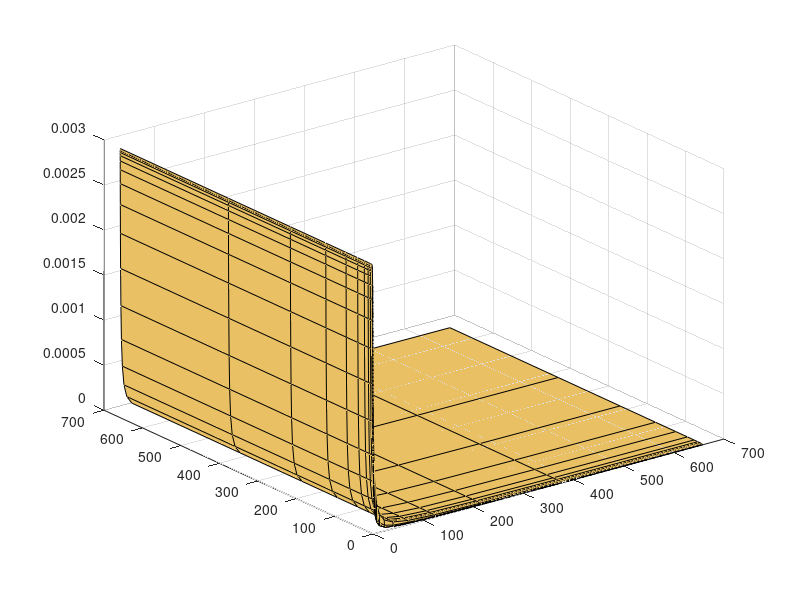

Here is the MATLAB script that generated this plot: (Note: this script raises an error after producing the figure.)
function modeling_02_generatePredictions_6AnR_noInputGradients
% DESCRIPTION
% Script for generating predictions for the rate of transcription as a
% function of activator and repressor concentrations.

%% Input
% activator concentration regime, repressor concentration regime,
% 

% For this, we don't know how this system works actually, meaning the way
% repressor works, also it doesn't seem like that simple (not a direct
% competition, nor a direct repression to the RNAP recruitment). But, from
% our theoretical exploration, it doesn't seem to be distinguishable by
% modeling. 
% Thus, maybe it's better to make this script to be able to compare the
% results from different models 
% : not just for adding complexity (from Hill model to individual sites), 
% but also deal with different scenarios of repression (not sure if this is necessary)

%% Color definition
% This is defining the line color
colorDict = struct();
colorDict.blue = [115,143,193]/255; %[115,143,170]/255;
colorDict.red =  [213,108,85]/255; %[200,108,85]/255;
colorDict.yellow = [234,194,100]/255;
colorDict.cyan = [108,188,233]/255;
colorDict.magenta = [208,109,171]/255;
colorDict.lightBlue = [115,142,193]/255;
colorDict.purple = [171,133,172]/255;
colorDict.green =  [122,169,116]/255; %[122,150,116]/255;
colorDict.brown = [179,155,142]/255;
colorDict.darkgreen = [126,157,144]/255;

ColorChoice = [colorDict.purple; colorDict.green; colorDict.blue; colorDict.red; colorDict.brown]; % 4 embryos max. it could be extended easily
%% Model
% Hill model of 6 activator sites + n repressor sites
clear bound
clear P_bound_1RepSite
clear partitionFunct

A = logspace(-3,3,100);
R = logspace(-3,3,100);

p = 0.001;
wAP = 3;
%wRP = 0;
wRP = 0.001;

for i=1:length(A)
    for j=1:length(R)
        partitionFunct(i,j) = (1+A(i).^6 + R(j) + A(i).^6*R(j)) +...
                                p*(1+A(i).^6*wAP + R(j)*wRP + A(i).^6*R(j)*wAP*wRP);
        bound(i,j) = p*(1+A(i).^6*wAP + R(j)*wRP + A(i).^6*R(j)*wAP*wRP);
    end
end

P_bound_1RepSite = bound./partitionFunct;


% plot the P_bound as a 3D plot of Activator and Repressor regime
[X,Y] = meshgrid(A,R);
interval = 4;
surf(A(1:interval:end),R(1:interval:end),P_bound_1RepSite(1:interval:end,1:interval:end),...
        'FaceColor',[234,194,100]/256)%,...
        %[255,237,206]/256; % light brown
        
% plot on top of the 3D surface plot
hold on
% 1) keep the Runt constant, going from high to low Bicoid regime
index_1 = 10;
plot3(R(index_1)*ones(length(A(1:interval:end))),...
        A(1:interval:end),...
        P_bound_1RepSite(1:interval:end,index_1),'LineWidth',3,'Color','r') %ColorChoice(4,:)) % red
% 2) keep the Bicoid constant, going from high to low Bicoid regime
index_2 = 55;
plot3(R(1:interval:end),...
        A(index_2)*ones(length(A(1:interval:end))),...
        P_bound_1RepSite(index_2,1:interval:end),'LineWidth',3,'Color','b') %ColorChoice(4,:)) % red



% x, y as log scale
set(gca,'XScale','log')
set(gca,'YScale','log')

% get rid of Ticks
set(gca,'xticklabel',[])
set(gca,'yticklabel',[])
set(gca,'zticklabel',[])

box on
grid on
alpha 0.5 % transparency
colorbar( 'off')

ylabel('Bicoid')
xlabel('Runt')
zlabel('RNAP loading rate')
StandardFigure(gcf,gca)

view(-30,60)

% save the plot
% Save the figures
FigPath = 'S:\YangJoon\Dropbox\OpposingGradientsFigures\Modeling\ThesisMeeting_6A1R_model_20200824';
%saveas(gcf,[figPath,filesep,'prediction_act_rep_3D','.tif']); 
%saveas(gcf,[figPath,filesep,'prediction_act_rep_3D','.pdf']); 
exportgraphics(gcf,[FigPath, filesep,'model_prediction_noInputGradients.pdf'],'ContentType','vector')
%% Plot the actual Bicoid and Runt protein concentration gradient on top as a line.
% AP axis as from 20-60%
AP = 0.2:0.025:0.8;
% Bcd : using the length constant of 0.2
Bcd = exp(-5*AP);
Bcdscale = 25;
Bcd = Bcdscale*Bcd;

% Bcd, Runt : using the time-averaged data
filePath = 'S:\YangJoon\Dropbox\OpposingGradient\OpposingGradients_ProcessedData\AveragedDatasets_Feb2020';
BcdData = load([filePath, filesep, 'Bcd-Averaged.mat'])
RuntData =  load([filePath, filesep, 'Runt_TimeAveraged_mixedSex_NC14.mat'])

% Average over the 10 minutes into nc14
Bcd_nc13 = BcdData.nc13;
Bcd_nc14 = BcdData.nc14;
BcdFluo = BcdData.MeanVectorAP;
BcdTime = BcdData.ElapsedTime;
BcdFluoSD = BcdData.SDVectorAP;
BcdFluoSE = BcdData.SEVectorAP;

%% generate Bcd time traces and spatial gradient plots
% Bicoid concentration time trace (20%)
APbin = 11; % 25%

hold on
errorbar(BcdTime(Bcd_nc13:end) - BcdTime(Bcd_nc13),...
            BcdFluo(Bcd_nc13:end,APbin),...
            BcdFluoSE(Bcd_nc13:end,APbin))
        
xline(18,'--')

xlim([0 60])
        
xlabel('time (min)')
ylabel('Bicoid concentration (AU)')


box on
StandardFigure(gcf,gca)

% save the plots

%% time-average over 10 min into nc14
% Bicoid concentration time trace (20%)
time_window = 10; % min
tFrame = median(diff(BcdTime));

Nstep_window = floor(time_window/tFrame);

BcdFluo_tAveraged = nanmean(BcdFluo(Bcd_nc14:Bcd_nc14+Nstep_window,:));
BcdFluo_tAveraged_SE = nanmean(BcdFluoSE(Bcd_nc14:Bcd_nc14+Nstep_window,:));

APaxis = 0:0.025:1;

figure
hold on
errorbar(APaxis(10:end), BcdFluo_tAveraged(10:end), BcdFluo_tAveraged_SE(10:end))

xlim([0.2 0.6])
ylim([0 600])
       
xlabel('embryo length')
ylabel('Bicoid concentration (AU)')


box on
StandardFigure(gcf,gca)

%% Bcd extrapolation
BcdFluo_extrap = interp1(0.225:0.025:0.6, BcdFluo_tAveraged(10:25), 0.2:0.025:0.8, 'linear','extrap')


%%
RuntFluo_tAveraged = RuntData.AveragedFluo_tAveraged_mixed(2,:); % averaged within the 10 min into nc14

RuntFluo = RuntFluo_tAveraged;
RuntFluo_tAveraged(isnan(RuntFluo)) = [];
APaxis = 0:0.025:1;
APaxis(isnan(RuntFluo)) = [];

% extrapolate the posterior data points
RuntFluo_extrap = interp1(APaxis, RuntFluo_tAveraged, 0.2:0.025:0.8, 'linear','extrap')

Run = RuntFluo_extrap; % taking only 20-80% of AP axis

Run = Run/30;
Runscale = 0.01;

Run = Run*Runscale;

%% different sources of Bicoid (Liz and Jonathan)
BcdData_EE_JL = load('S:\YangJoon\Dropbox\OpposingGradient\eGFP-Bcd-From-Liz-Jonathan\BcdLevelsNC13.mat');

% extract data from 0.2-0.8 
BcdFluoTemp = nanmean(BcdData_EE_JL.BcdNC13Ant);
BcdFluo_NC13(1:17) = BcdFluoTemp(9:25); %20-60%

BcdFluoTemp = nanmean(BcdData_EE_JL.BcdNC13Pos);
BcdFluo_NC13(18:25) = BcdFluoTemp(26:33); %62.5-80%

%% generate plots of Bicoid and Runt spatial gradient

AP = 0.2:0.025:0.8;
% % Bcd : using the length constant of 0.2
% Bcd = exp(-5*AP);
% Bcdscale = 1500;
% Bcd = Bcdscale*Bcd;

figure
hold on
% plot(0.2:0.025:0.8, Bcd,'color',ColorChoice(1,:),'LineWidth',2)
% plot(0.2:0.025:0.8, BcdFluo_extrap,'color',ColorChoice(1,:),'LineWidth',2)
plot(0.2:0.025:0.8, BcdFluo_NC13*3,'color',ColorChoice(1,:),'LineWidth',2)
plot(0.2:0.025:0.8,RuntFluo_extrap*1,'color',ColorChoice(2,:),'LineWidth',2)
xlim([0.2 0.8])
ylim([0 400])
       
xlabel('embryo length')
ylabel('transcription factor conc.(AU)')

legend('Bicoid','Runt')
box on
StandardFigure(gcf,gca)

% save figure
FigPath = 'S:\YangJoon\Dropbox\OpposingGradientsFigures\Modeling\ThesisMeeting_6A1R_model_20200824';
saveas(gcf,[FigPath,filesep,'inputTF_spatial_gradient','.tif']); 
saveas(gcf,[FigPath,filesep,'inputTF_spatial_gradient','.pdf']); 


%% Load the input TF data
FilePath = 'S:\YangJoon\Dropbox\OpposingGradientsFigures\PipelineOutput\MCMC_HillV3';

% Load the input TF data
% this loads TFinput matrix (1st column is Bicoid, 2nd column is Runt, and
% the 3rd is for the Runt nulls)
load([FilePath, filesep, 'TFinput.mat'])

Bicoid = TFinput(:,1);
Runt = TFinput(:,2);
%% generate the plot

hold on
APaxis = 0:0.025:1;
plot(APaxis, Bicoid*5,'color',ColorChoice(1,:),'LineWidth',2)
plot(APaxis, Runt*1.5,'color',ColorChoice(2,:),'LineWidth',2)

xlim([0.2 0.8])
ylim([0 600])
       
xlabel('embryo length')
ylabel('transcription factor conc.(AU)')

legend('Bicoid','Runt')
box on
StandardFigure(gcf,gca)

% save figure
figPath = 'S:\YangJoon\Dropbox\Garcia Lab\Figures\OpposingGradientsFigures\Modeling';
%saveas(gcf,[figPath,filesep,'inputTF_spatial_gradient','.tif']); 
%saveas(gcf,[figPath,filesep,'inputTF_spatial_gradient','.pdf']); 


%% model prediction - 3D space
% Hill model of 6 activator sites + n repressor sites
clear bound
clear P_bound_1RepSite
clear partitionFunct

A = logspace(-3,3,100);
R = logspace(-3,3,100);

p = 0.001;
wAP = 3;
%wRP = 0;
wRP = 0.001;

for i=1:length(A)
    for j=1:length(R)
        partitionFunct(i,j) = (1+A(i).^6 + R(j) + A(i).^6*R(j)) +...
                                p*(1+A(i).^6*wAP + R(j)*wRP + A(i).^6*R(j)*wAP*wRP);
        bound(i,j) = p*(1+A(i).^6*wAP + R(j)*wRP + A(i).^6*R(j)*wAP*wRP);
    end
end

P_bound_1RepSite = bound./partitionFunct;


% plot the P_bound as a 3D plot of Activator and Repressor regime
[X,Y] = meshgrid(A,R);
interval = 4;
surf(A(1:interval:end),R(1:interval:end),P_bound_1RepSite(1:interval:end,1:interval:end),...
        'FaceColor',[234,194,100]/256)%,...
        %[255,237,206]/256; % light brown

% x, y as log scale
set(gca,'XScale','log')
set(gca,'YScale','log')

% get rid of Ticks
set(gca,'xticklabel',[])
set(gca,'yticklabel',[])
set(gca,'zticklabel',[])

box on
grid on
alpha 0.3 % transparency
colorbar( 'off')

ylabel('Bicoid')
xlabel('Runt')
zlabel('RNAP loading rate')
StandardFigure(gcf,gca)

view(-30,50)

% save the plot
FigPath = '';
%% model fit (for a set of parameters)
% Bcd : using the length constant of 0.2
Bcd = exp(-5*AP);
Bcdscale = 25;
Bcd = Bcdscale*Bcd;

Run = RuntFluo_extrap; % taking only 20-80% of AP axis
Run = Run/30;
Runscale = 0.01;
Run = Run*Runscale;


p = 0.001;
wAP = 3;
%wRP = 0;
wRP = 0.001;

clear bound
clear partitionFunct
clear P_bound
for i=1:length(AP)
    
    partitionFunct(i) = (1+Bcd(i).^6 + Run(i) + Bcd(i).^6*Run(i)) +...
                            p*(1+Bcd(i).^6*wAP + Run(i)*wRP + Bcd(i).^6*Run(i)*wAP*wRP);
    bound(i) =p*(1+Bcd(i).^6*wAP + Run(i)*wRP + Bcd(i).^6*Run(i)*wAP*wRP);

end

P_bound = bound./partitionFunct;

% plot on top of the 3D surface plot
hold on
plot3(Run,Bcd,P_bound,'LineWidth',3,'Color','r') %ColorChoice(4,:)) % red

plot(Run,Bcd,'LineWidth',3,'Color','b') %ColorChoice(2,:)) % brown

% Save the figures
FigPath = 'S:\YangJoon\Dropbox\OpposingGradientsFigures\Modeling\ThesisMeeting_6A1R_model_20200824';
%saveas(gcf,[figPath,filesep,'prediction_act_rep_3D','.tif']); 
%saveas(gcf,[figPath,filesep,'prediction_act_rep_3D','.pdf']); 
exportgraphics(gcf,[FigPath, filesep,'vectorfig.pdf'],'ContentType','vector')


%% [Run] = 0 case (or n_R =0)
for i=1:length(AP)
    partitionFunct(i) = (1+Bcd(i).^6 ) +...
                            p*(1+Bcd(i).^6*wAP);
    bound(i) =p*(1+Bcd(i).^6*wAP );

end

P_bound_RunNull = bound./partitionFunct;

% plot on top of the 3D surface plot
hold on
plot3(Run,Bcd,P_bound_RunNull,'LineWidth',2,'Color',ColorChoice(1,:))

plot(Run,Bcd,'LineWidth',2,'Color','k')

% Save the figures
figPath = 'S:\YangJoon\Dropbox\Garcia Lab\Figures\OpposingGradientsFigures\Modeling';
%saveas(gcf,[figPath,filesep,'prediction_act_rep_3D','.tif']); 
%saveas(gcf,[figPath,filesep,'prediction_act_rep_3D','.pdf']); 
%% Plot the predicted rate of Txn along the AP axis
figure(2)
hold on
plot(AP, P_bound,'LineWidth',2,'Color','r')
plot(AP,P_bound_RunNull,'LineWidth',2,'Color',ColorChoice(1,:))
xticks([0.2 0.3 0.4 0.5 0.6 0.7 0.8])

set(gca,'yticklabel',[])
box on

xlabel('AP axis (embryo length)')
ylabel('RNAP loading rate')
legend('WT','No Repressor','Location','SouthWest')

StandardFigure(gcf,gca)
%save the plot
% FigPath = '';
saveas(gcf,[FigPath,filesep,'prediction_rep_NoRep_overAP','.tif']); 
saveas(gcf,[FigPath,filesep,'prediction_rep_NoRep_overAP','.pdf']); 

%% Try with 2 repressor binding sites?

clear bound
clear partitionFunct
clear P_bound
for i=1:length(AP)
    
        partitionFunct(i) = (1+Bcd(i).^6 + 2*Run(i) + Run(i)^2 + 2*Bcd(i).^6*Run(i)) +...
                                Bcd(i).^6*Run(i)^2 + ...
                                p*(1+Bcd(i).^6*wAP + 2*Run(i)*wRP + Run(i)^2*wRP^2 +...
                                2*Bcd(i).^6*Run(i)*wAP*wRP + Bcd(i).^6*Run(i)^2*wAP*wRP^2);
        bound(i) = p*(1+Bcd(i).^6*wAP + 2*Run(i)*wRP + Run(i)^2*wRP^2 +...
                                2*Bcd(i).^6*Run(i)*wAP*wRP + Bcd(i).^6*Run(i)^2*wAP*wRP^2);
end

P_bound_2sites = bound./partitionFunct;


%% Try with 3 repressor binding sites?
clear bound
clear partitionFunct
for i=1:length(AP)
    
        partitionFunct(i) = (1+Bcd(i).^6 + 3*Run(i) + 3*Run(i)^2 + Run(i)^3 +...
                                3*Bcd(i).^6*Run(i) + 3*Bcd(i).^6*Run(i)^2 + Bcd(i).^6*Run(i)^3) + ...
                                p*(1+Bcd(i).^6*wAP + 2*Run(i)*wRP + Run(i)^2*wRP^2 +...
                                2*Bcd(i).^6*Run(i)*wAP*wRP + Bcd(i).^6*Run(i)^2*wAP*wRP^2);
        bound(i) = p*(1+Bcd(i).^6*wAP + 2*Run(i)*wRP + Run(i)^2*wRP^2 +...
                                2*Bcd(i).^6*Run(i)*wAP*wRP + Bcd(i).^6*Run(i)^2*wAP*wRP^2);
end

P_bound_3sites = bound./partitionFunct;


%% plot altogether, 0,1,2,3 sites
figure(3)
hold on
plot(AP,P_bound_RunNull,'LineWidth',2,'Color',ColorChoice(1,:))
plot(AP, P_bound,'LineWidth',2,'Color','r')
plot(AP,P_bound_2sites,'LineWidth',2,'Color',ColorChoice(2,:))
plot(AP,P_bound_3sites,'LineWidth',2,'Color',ColorChoice(3,:))
xticks([0.2 0.3 0.4 0.5 0.6 0.7 0.8])

set(gca,'yticklabel',[])
box on

xlabel('AP axis (embryo length)')
ylabel('RNAP loading rate')
legend('0','1 site','2 sites','3 sites','Location','SouthWest')

StandardFigure(gcf,gca)
%save the plot
figPath = 'S:\YangJoon\Dropbox\Garcia Lab\Figures\OpposingGradientsFigures\Modeling';
saveas(gcf,[figPath,filesep,'prediction_num_RepSites_overAP','.tif']); 
saveas(gcf,[figPath,filesep,'prediction_num_RepSites_overAP','.pdf']); 


%% 3D space prediction (input-output) : 
% Hill model of 6 activator sites + n repressor sites
% clear bound
% clear P_bound_2RepSites
% clear partitionFunct
% 
% A = logspace(-3,3,100);
% R = logspace(-3,3,100);
% 
% p = 0.01;
% wAP = 3;
% wRP = 0.001;
% 
% for i=1:length(A)
%     for j=1:length(R)
%         partitionFunct(i,j) = (1+A(i).^6 + 2*R(j) + R(j)^2 + 2*A(i).^6*R(j)) +...
%                                 A(i).^6*R(j)^2 + ...
%                                 p*(1+A(i).^6*wAP + 2*R(j)*wRP + R(j)^2*wRP^2 +...
%                                 2*A(i).^6*R(j)*wAP*wRP + A(i).^6*R(j)^2*wAP*wRP^2);
%         bound(i,j) = p*(1+A(i).^6*wAP + 2*R(j)*wRP + R(j)^2*wRP^2 +...
%                                 2*A(i).^6*R(j)*wAP*wRP + A(i).^6*R(j)^2*wAP*wRP^2);
%     end
% end
% 
% P_bound_2RepSites = bound./partitionFunct;
% 
% 
% % plot the P_bound as a 3D plot of Activator and Repressor regime
% [X,Y] = meshgrid(A,R);
% interval = 5;
% surf(A(1:interval:end),R(1:interval:end),P_bound_2RepSites(1:interval:end,1:interval:end))
% 
% % x, y as log scale
% set(gca,'XScale','log')
% set(gca,'YScale','log')
% 
% % get rid of Ticks
% set(gca,'xticklabel',[])
% set(gca,'yticklabel',[])
% set(gca,'zticklabel',[])
% 
% box on
% grid on
% 
% ylabel('Activator')
% xlabel('Repressor')
% zlabel('RNAP loading rate')
% StandardFigure(gcf,gca)

%% Try with 3 repressor binding sites?
% Hill model of 6 activator sites + n repressor sites
clear bound
clear P_bound_3RepSites
clear partitionFunct

A = logspace(-3,3,100);
R = logspace(-3,3,100);

p = 0.01;
wAP = 3;
wRP = 0.001;

for i=1:length(A)
    for j=1:length(R)
        partitionFunct(i,j) = (1+A(i).^6 + 3*R(j) + 3*R(j)^2 + R(j)^3 +...
                                3*A(i).^6*R(j) + 3*A(i).^6*R(j)^2 + A(i).^6*R(j)^3) + ...
                                p*(1+A(i).^6*wAP + 2*R(j)*wRP + R(j)^2*wRP^2 +...
                                2*A(i).^6*R(j)*wAP*wRP + A(i).^6*R(j)^2*wAP*wRP^2);
        bound(i,j) = p*(1+A(i).^6*wAP + 2*R(j)*wRP + R(j)^2*wRP^2 +...
                                2*A(i).^6*R(j)*wAP*wRP + A(i).^6*R(j)^2*wAP*wRP^2);
    end
end

P_bound_2RepSites = bound./partitionFunct;


% plot the P_bound as a 3D plot of Activator and Repressor regime
[X,Y] = meshgrid(A,R);
interval = 5;
surf(A(1:interval:end),R(1:interval:end),P_bound_2RepSites(1:interval:end,1:interval:end))

% x, y as log scale
set(gca,'XScale','log')
set(gca,'YScale','log')

% get rid of Ticks
set(gca,'xticklabel',[])
set(gca,'yticklabel',[])
set(gca,'zticklabel',[])

box on
grid on

ylabel('Activator')
xlabel('Repressor')
zlabel('RNAP loading rate')
StandardFigure(gcf,gca)
%% Step0. Can we do somewhat phenomenological Hill model like in Jeehae's paper?
% I don't know how to incorporate the repressor terms in here...
% How about 1/(1 + ([R]/Kr)^Nr)

%% Step1. Let's start with the simplest Hill model of Bcd activating the hb P2

end